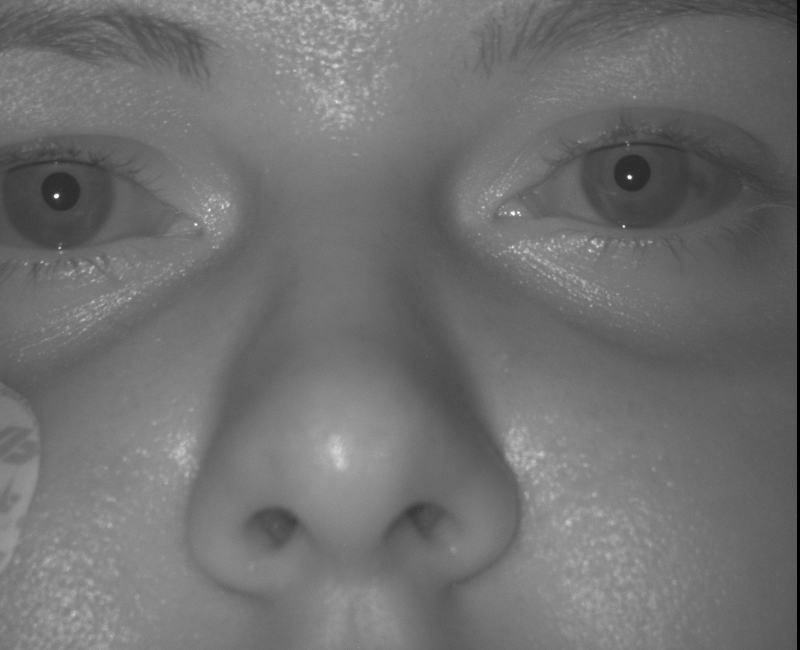
#> input picture pupil_detection/Database/frame_NIR_000022.jpg, 1600 x 1300 px (shown at 1/2 size); its folder holds only this picture in this run
$ python Code_v9.py
#> lines starting #> are read from the running program, lines starting #| are printed output that depends on the picture; after the words box and inside, x2 and y2 are one past the last pixel; in counts of white or black regions, pixels touching at a corner belong together; long printed decimals are rounded
#!/usr/bin/env python
import cv2
import numpy as np
import glob
import pandas as pd
import os
import math

BASE_DIR = os.path.dirname(os.path.abspath(__file__))
CASCADE_DIR = os.path.join(BASE_DIR, 'test-results')
FACE_CASCADE_PATH = os.path.join(CASCADE_DIR, 'haarcascade_frontalface_default.xml')
EYE_CASCADE_PATH = os.path.join(CASCADE_DIR, 'haarcascade_eye.xml')

face_cascade = cv2.CascadeClassifier(FACE_CASCADE_PATH)
eye_cascade = cv2.CascadeClassifier(EYE_CASCADE_PATH)

OUTPUT_DIR = os.path.join(BASE_DIR, 'output-png', 'output_v9')
if not os.path.exists(OUTPUT_DIR): os.makedirs(OUTPUT_DIR)

clahe = cv2.createCLAHE(clipLimit=2.0, tileGridSize=(8,8))

def get_pupil_v9(roi_gray, ew, eh, fw):
    """Pupil detection with Proportional Constraint (based on face width)."""
    # 臉部比例基準：瞳孔半徑約為臉寬的 1.8%
    ideal_r = int(fw * 0.018)
    min_r = int(fw * 0.01)
    max_r = int(fw * 0.04)

    roi_blurred = cv2.GaussianBlur(roi_gray, (9, 9), 0) # Stronger blur to ignore lashes

    # 1. Ellipse Fitting
    _, thresh = cv2.threshold(roi_blurred, 40, 255, cv2.THRESH_BINARY_INV)
    cnts, _ = cv2.findContours(thresh, cv2.RETR_EXTERNAL, cv2.CHAIN_APPROX_SIMPLE)
    for cnt in cnts:
        if len(cnt) >= 5:
            area = cv2.contourArea(cnt)
            if 30 < area < (ew * eh * 0.4):
                ellipse = cv2.fitEllipse(cnt)
                r_est = int(max(ellipse[1])/2)
                # Apply Proportional Constraint
                if min_r <= r_est <= max_r:
                    return (int(ellipse[0][0]), int(ellipse[0][1]), r_est, "ellipse")

    # 2. Hough Circles
    circles = cv2.HoughCircles(roi_blurred, cv2.HOUGH_GRADIENT, 1, 30, param1=50, param2=12,
                              minRadius=min_r, maxRadius=max_r)
    if circles is not None:
        c = circles[0, 0]
        return (int(c[0]), int(c[1]), int(c[2]), "hough")

    # 3. Fallback: Darkest Point with Proportional Radius
    min_val, max_val, min_loc, max_loc = cv2.minMaxLoc(roi_blurred)
    if min_val < 100:
        return (min_loc[0], min_loc[1], ideal_r, "darkspot")

    return None

data_list = []
image_paths = []
for ext in ['*.jpg', '*.png']:
    image_paths.extend(glob.glob(os.path.join(BASE_DIR, 'Database', ext)))

for img_path in image_paths:
    img = cv2.imread(img_path)
#> img is the input picture: shape (1300, 1600, 3); min 0, max 255, mean 112.4
    if img is None: continue
    gray = cv2.cvtColor(img, cv2.COLOR_BGR2GRAY)
    gray_en = clahe.apply(gray)
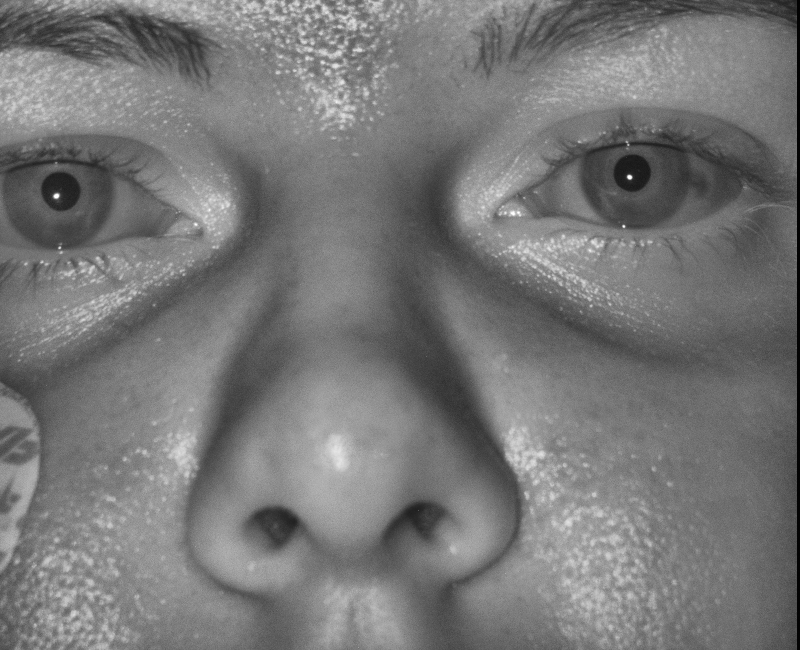
#> gray_en: shape (1300, 1600) (shown at 1/2 size); min 3, max 255, mean 119.1
    display_img = img.copy()

    faces = face_cascade.detectMultiScale(gray_en, 1.1, 5, minSize=(120, 120))
#> faces = ()

    pupils = []
    if len(faces) > 0:
        faces = sorted(faces, key=lambda f: f[2]*f[3], reverse=True)
        (fx, fy, fw, fh) = faces[0]
        cv2.rectangle(display_img, (fx, fy), (fx+fw, fy+fh), (255, 255, 0), 2)

        # Proportional Radius for the whole face
        global_ideal_r = int(fw * 0.018)

        eye_zones = [
            {'name': 'Left', 'box': (int(fw*0.08), int(fh*0.18), int(fw*0.42), int(fh*0.38))},
            {'name': 'Right', 'box': (int(fw*0.5), int(fh*0.18), int(fw*0.42), int(fh*0.38))}
        ]

        face_pupils = []
        for zone in eye_zones:
            zx, zy, zw, zh = zone['box']
            zone_gray = gray_en[fy+zy:fy+zy+zh, fx+zx:fx+zx+zw]
            eyes = eye_cascade.detectMultiScale(zone_gray, 1.1, 3, minSize=(zw//4, zh//4))

            res = None
            if len(eyes) > 0:
                ex, ey, ew, eh = sorted(eyes, key=lambda e: e[2]*e[3], reverse=True)[0]
                res_local = get_pupil_v9(zone_gray[ey:ey+eh, ex:ex+ew], ew, eh, fw)
                if res_local:
                    res = (fx+zx+ex+res_local[0], fy+zy+ey+res_local[1], res_local[2])

            if res is None:
                res_local = get_pupil_v9(zone_gray, zw, zh, fw)
                if res_local:
                    res = (fx+zx+res_local[0], fy+zy+res_local[1], res_local[2])

            if res:
                face_pupils.append({'x': res[0], 'y': res[1], 'r': res[2]})

        # SYMMETRY SYNC: Ensure both eyes look the same size
        if len(face_pupils) == 2:
            # Sync radius to the larger or ideal one
            avg_r = (face_pupils[0]['r'] + face_pupils[1]['r']) // 2
            for p in face_pupils: p['r'] = avg_r
        elif len(face_pupils) == 1:
            # Mirror logic
            p1 = face_pupils[0]
            cx = fx + fw//2
            nx, ny = cx - (p1['x'] - cx), p1['y']
            face_pupils.append({'x': int(nx), 'y': int(ny), 'r': p1['r']})

        # Final Drawing
        for p in face_pupils:
            cv2.circle(display_img, (p['x'], p['y']), p['r'], (0, 255, 0), 2)
            cv2.circle(display_img, (p['x'], p['y']), 2, (0, 0, 255), -1)
        pupils = face_pupils
    else:
        # NIR Fallback (Global)
        _, thresh = cv2.threshold(gray_en, 35, 255, cv2.THRESH_BINARY_INV)
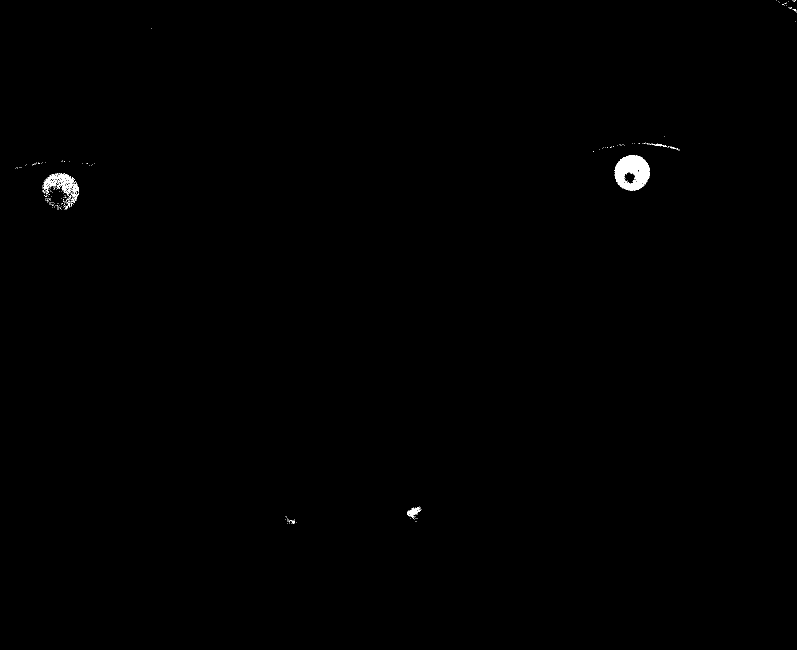
#> thresh: shape (1300, 1600) (shown at 1/2 size); 0.63% white; 235 white regions (227 under 20 px)
        cnts, _ = cv2.findContours(thresh, cv2.RETR_EXTERNAL, cv2.CHAIN_APPROX_SIMPLE)
#> cnts = 235 contours, 230 with area under 20; largest, box (x1, y1, x2, y2) and area: (1594, 0, 1600, 1300) 6495, (1228, 310, 1300, 382) 3760, (85, 346, 158, 406) 1366, (814, 1014, 841, 1037) 216, (1310, 287, 1334, 294) 38
        candidates = []
        for cnt in cnts:
            if 400 < cv2.contourArea(cnt) < 15000:
                M = cv2.moments(cnt)
                if M['m00'] > 0:
                    candidates.append((int(M['m10']/M['m00']), int(M['m01']/M['m00'])))
#> this loop made 235 passes
#> cnt on passes 1 to 3: [[586, 1047], [588, 1047]], [[583, 1046], [584, 1047]], [[575, 1046]]
#> after the loop, candidates = [(124, 365), (1263, 344), (1596, 649)]
        candidates.sort(key=lambda c: c[1])
        for i in range(len(candidates)-1):
            c1, c2 = candidates[i], candidates[i+1]
            if abs(c1[1] - c2[1]) < 80 and 400 < abs(c1[0] - c2[0]) < 1800:
                pupils = [{'x': c1[0], 'y': c1[1], 'r': 40}, {'x': c2[0], 'y': c2[1], 'r': 40}]
                for p in pupils: cv2.circle(display_img, (p['x'], p['y']), p['r'], (0, 0, 255), 3)
                break
#> this loop made 1 pass
#> (c1, c2) on pass 1: ((1263, 344), (124, 365))
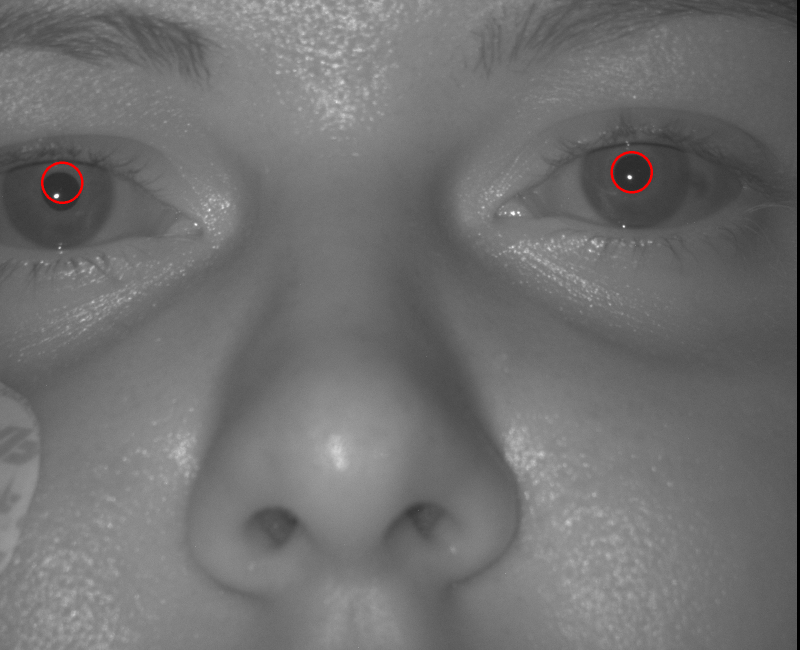
#> display_img: shape (1300, 1600, 3) (shown at 1/2 size); 0.12% of pixels changed, all inside (x1, y1, x2, y2) = (82, 302, 1306, 408)

    dist = None
    if len(pupils) >= 2:
        pupils.sort(key=lambda p: p['x'])
        dist = math.sqrt((pupils[0]['x']-pupils[1]['x'])**2 + (pupils[0]['y']-pupils[1]['y'])**2)
#> dist = 1139.2
        cv2.line(display_img, (pupils[0]['x'], pupils[0]['y']), (pupils[1]['x'], pupils[1]['y']), (255, 0, 0), 2)
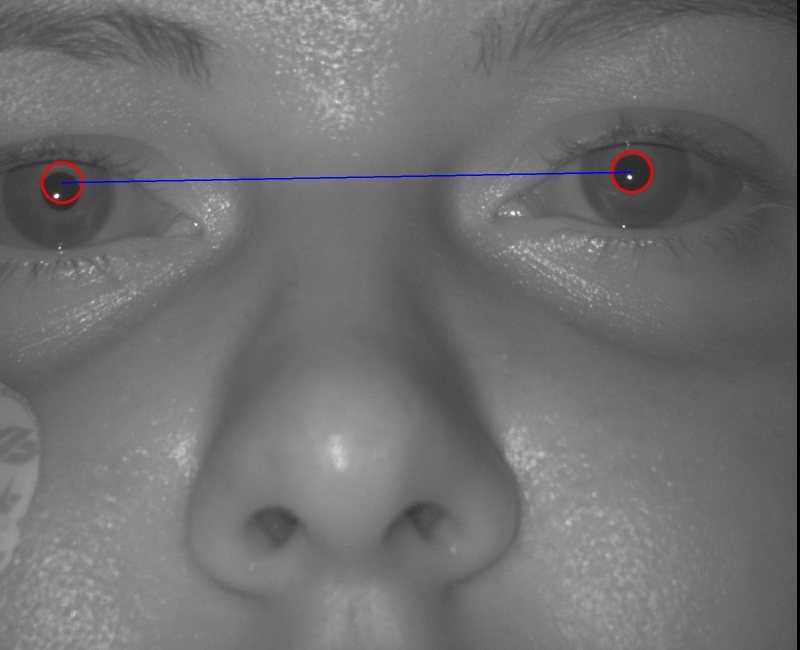
#> display_img: shape (1300, 1600, 3) (shown at 1/2 size); 0.16% of pixels changed, all inside (x1, y1, x2, y2) = (123, 343, 1265, 367)
        cv2.putText(display_img, f"{dist:.1f}px", (pupils[0]['x'], pupils[0]['y']-30),
                    cv2.FONT_HERSHEY_SIMPLEX, 0.8, (255, 0, 0), 2)
#> display_img: shape (1300, 1600, 3); 0.04% of pixels changed, all inside (x1, y1, x2, y2) = (128, 317, 240, 343)

    data_list.append({'filename': os.path.basename(img_path), 'pupils': len(pupils), 'dist': dist})
    cv2.imwrite(os.path.join(OUTPUT_DIR, os.path.basename(img_path)), display_img)

df = pd.DataFrame(data_list)
#> df = table of 1 rows and 3 columns
df.to_csv(os.path.join(CASCADE_DIR, 'final_v9_analysis.csv'), index=False)
print(df.to_string())
#|                filename  pupils         dist
#| 0  frame_NIR_000022.jpg       2  1139.194
